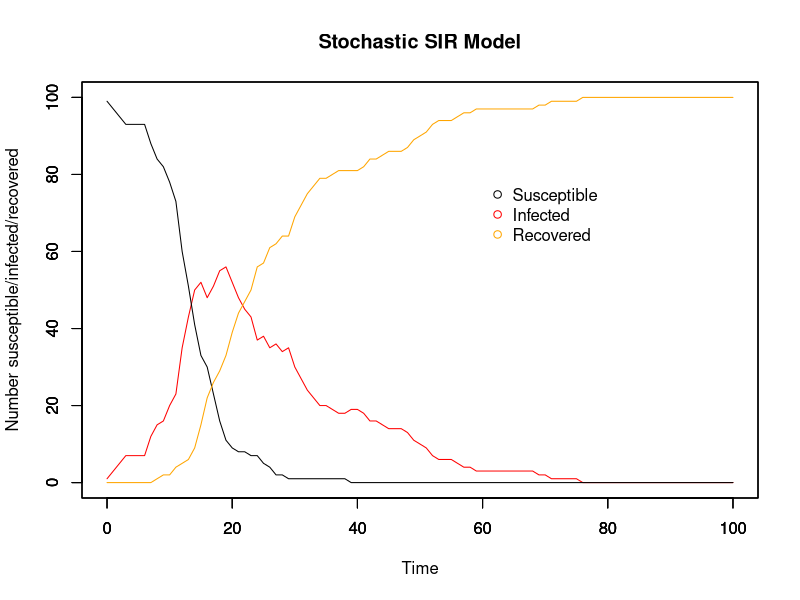
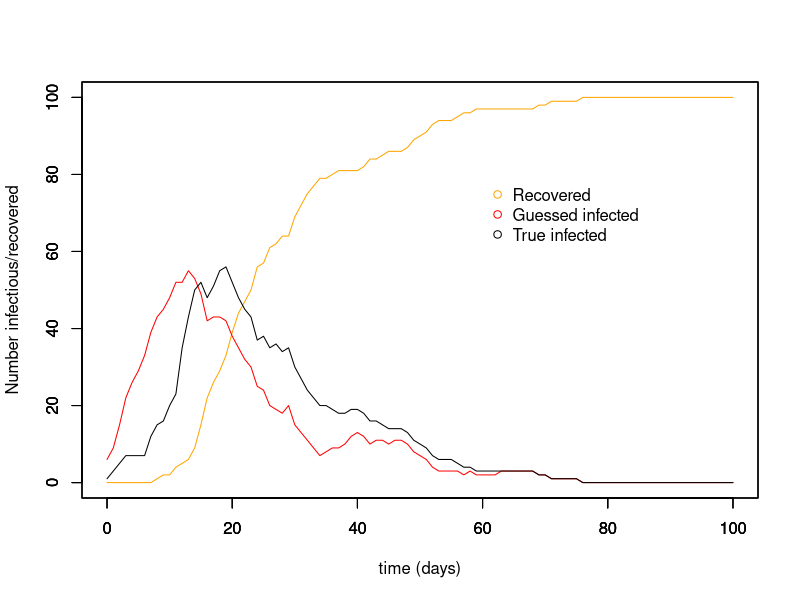
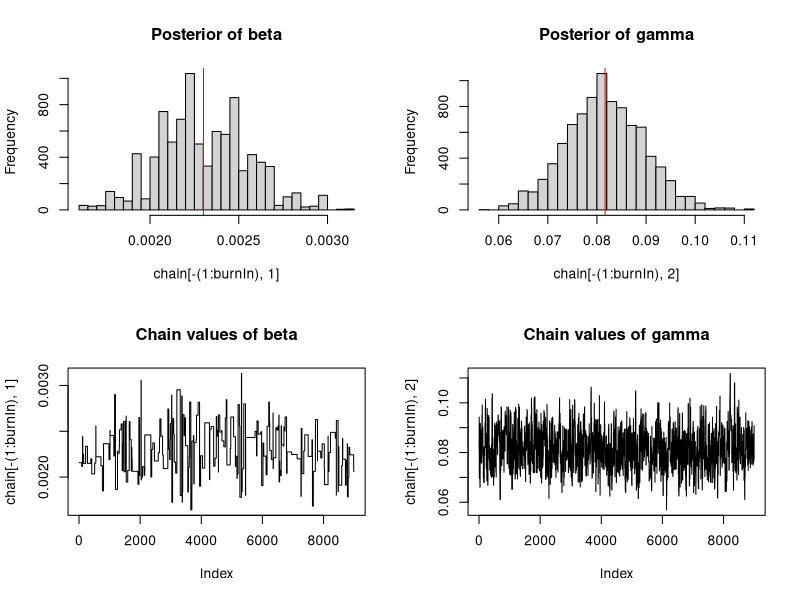
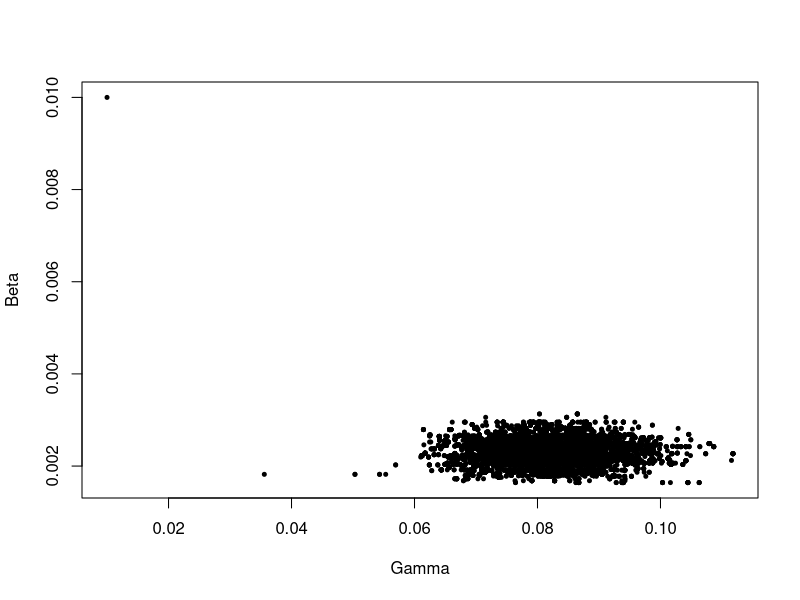
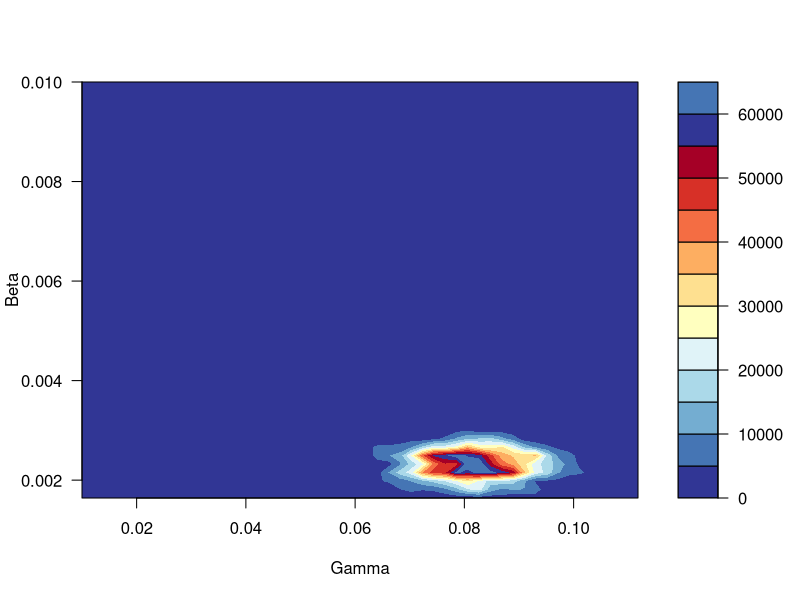

Source code (R) for these figures, in order:
# MCMC estimating stochastic processes
# 3 unknonws: beta, gamma, and the time of infection for each individual
# 17/11/17

##########################
## Input values for SIR ##
##########################

# Time
timestep <- 1
times <- seq(0, 100, by = timestep)

# Initial population: N-1 susceptible, 1 infectious, 0 recovered
init.values = c(
  S = 100-1,
  I = 1,
  R = 0
)
N = sum(init.values)

# Beta & gammma
beta <- 5e-3
gamma <- 8e-2
1/gamma

###############
## The model ##
###############

# Array for holding collective disease status information for whole period of time
data <- array(0, dim =c(length(times), length(init.values)+3))
data[,1] <- times # make first column the timesteps to make plotting easier later on

#set.seed(22) # other good ones: 7, 14, 22, 30

# For loops for calculating the numbers susceptible, infected, and recovered at each timepoint
for (time in times){
  if (time == 0){ # Set up the number of S/I/R at time 0
    data[1,2] <- init.values["S"] # number of susceptibles at time 0
    data[1,3] <- init.values["I"] # number of infecteds at time 0
    data[1,4] <- init.values["R"] # number of recovereds at time 0
    data[1,5] <- init.values["I"] # number newly infected at time 0
    data[1,6] <- init.values["R"] # number newly recovered at time 0
    
  } else{
    whole_time <- 1/timestep * time # makes time into the whole number that it corresponds to in the array
    #inf <- rbinom(1, size = data[whole_time,2], prob = foi_t) # number who become infected in this timestep
    #rec <- rbinom(1, size = data[whole_time,3], prob = r_t)# number who become recovered in this timestep
    
    inf <- rbinom(1, size = data[whole_time,2], (1-(exp(-beta*data[whole_time,3]*timestep)))) # number who become infected in this timestep
    rec <- rbinom(1, size = data[whole_time,3], (1-(exp(-gamma*timestep)))) # number who become recovered in this timestep
    
    data[whole_time+1,2] <- data[whole_time,2] - inf # number of susceptibles at other times
    
    data[whole_time+1,3] <- data[whole_time,3]  + inf - rec # number of infecteds at other times
    
    data[whole_time+1,4] <- data[whole_time,4] + rec # number of recovereds at other times
    
    data[whole_time+1,5] <- data[whole_time+1,3] - data[whole_time,3] + data[whole_time+1,4] - data[whole_time,4] # number of newly infected
    
    data[whole_time+1,6] <- data[whole_time+1,4] - data[whole_time,4] # number of newly recovered
  }
}

###############
## SIR plots ##
###############

run_stoch <- data.frame(data) # make array into a dataframe
colnames(run_stoch) <- c("time","S", "I", "R", "new_I", "new_R")

par(mfrow = c(1,1))

# Plot for SIR model
plot(x = run_stoch$time, y = run_stoch$I, type = "line", col = "red", ylim = c(0,N),
     xlab = "Time", ylab = "Number susceptible/infected/recovered", main = "Stochastic SIR Model")
par(new=T)
plot(x = run_stoch$time, y = run_stoch$S, type = "line", ylim = c(0,N), ylab = "", xlab = "") # add susceptible line
par(new=T)
plot(x = run_stoch$time, y = run_stoch$R, type = "line", col = "orange", ylim = c(0,N), ylab = "", xlab = "") # recovered

# Add legend
legend(60, 0.8*N, c("Susceptible", "Infected", "Recovered"), pch = 1, col = c("black", "red", "orange"), bty = "n")

# Plot for newly infected and newly recovered
# plot(x = run_stoch$time, y = run_stoch$new_I, type = "line", col = "red", ylim = c(0,max(run_stoch$new_I)),
#      xlab = "Time", ylab = "Number newly infected/recovered", main = "New infections/recoveries")
# par(new=T)
# plot(x = run_stoch$time, y = run_stoch$new_R, type = "line", col = "orange", ylim = c(0,max(run_stoch$new_I)), ylab = "", xlab = "") # add susceptible line

#################
## Guess new_I ##
#################

inf_period <- ceiling(1/gamma) # mean infectious period calculated from gamma

for (i in 1:nrow(run_stoch)){
run_stoch$guess_new_I[i] <- run_stoch$new_R[i+(inf_period/timestep)] # guess newly infected, translates days into no. of timesteps
run_stoch$guess_I[i] <- run_stoch$R[i+(inf_period/timestep)] - run_stoch$R[i]
run_stoch$guess_S[i] <- N - (run_stoch$R[i] + run_stoch$guess_I[i])
}
run_stoch[is.na(run_stoch)] <- 0

plot(run_stoch$time, run_stoch$R, ylim = c(0,N), type = "line", col = "orange", xlab = "time (days)", ylab = "Number infectious/recovered")
par(new=T)
plot(run_stoch$time, run_stoch$guess_I, ylim = c(0,N), type = "line", col = "red", xlab = " ", ylab = " ")
par(new=T)
plot(x = run_stoch$time, y = run_stoch$I, type = "line", col = "black", ylim = c(0,N), xlab = " ", ylab = " ")
legend(60, 0.8*N, c("Recovered", "Guessed infected", "True infected"), pch = 1, col = c("orange", "red", "black"), bty = "n")

##################################
## Likelihood, prior, posterior ##
##################################

# Likelihood distribution
likelihood <- function(param){
  beta = as.numeric(param[1])
  gamma = as.numeric(param[2])
  # inf = as.numeric(param[3])
  total = array(0, dim = (c(nrow(run_stoch))))
  
  for (i in 1:nrow(run_stoch)){
    betalikelihood = dbinom(run_stoch$guess_new_I[i+1], run_stoch$guess_S[i], (1-(exp(-beta*run_stoch$guess_I[i]*timestep))), log = T)
    gammalikelihood = dbinom(run_stoch$new_R[i+1], run_stoch$guess_I[i], (1-(exp(-gamma*timestep))), log = T)
    #print(betalikelihood)
    #print(gammalikelihood)
    # betalikelihood = dbinom(run_stoch$new_I[i+1], run_stoch$S[i], (1-(exp(-beta*run_stoch$I[i]*timestep))), log = T)
    # gammalikelihood = dbinom(run_stoch$new_R[i+1], run_stoch$I[i], (1-(exp(-gamma*timestep))), log = T)
    # inflikelihood = dgamma
    total[i] = betalikelihood + gammalikelihood # + inflikelihood
  }
  return(sum(total, na.rm = T))
}

# Prior distribution
prior <- function(param){
  beta = as.numeric(param[1])
  gamma = as.numeric(param[2])
  betaprior = dunif(beta, min = 0, max = 100, log = T)
  gammaprior = dunif(gamma, min = 0, max = 100, log = T)
  return(betaprior + gammaprior)
}

# Posterior distribution
posterior <- function(param){
  return (likelihood(param) + prior(param))
}

proposalfunction <- function(param){ 
  
  beta_prop = rnorm(1, mean = param[1], sd = 0.01)
  gamma_prop = rnorm(1, mean = param[2], sd = 0.01)
  # inf_list <- c(-1, 1)
  # inf <- sample(inf_list, 1)
  
  return(c(beta_prop, gamma_prop)) # , inf))
}

run_metropolis_MCMC <- function(startvalue, iterations){
  chain = array(dim = c(iterations+1,2))
  chain[1,] = startvalue
  for (i in 1:iterations){
    proposal = proposalfunction(chain[i,])
    
    if (proposal[1] < 0.0 & proposal[2] < 0.0 ){
      chain[i+1,] = chain[i,]
      
    } else if (proposal[1] < 0.0 & proposal[2] >= 0.0){
      proposal[1] = chain[i,1]
      probab = posterior(proposal) - posterior(chain[i,])
      # print(probab)
      if (log(runif(1)) < probab){
        chain[i+1,] = proposal
      }else{
        chain[i+1,] = chain[i,]
      }
      
    } else if (proposal[1] >= 0.0 & proposal[2] < 0.0){
      proposal[2] = chain[i,2]
      probab = posterior(proposal) - posterior(chain[i,])
      # print(probab)
      if (log(runif(1)) < probab){
        chain[i+1,] = proposal
      }else{
        chain[i+1,] = chain[i,]
      }
      
    } else{
      probab = posterior(proposal) - posterior(chain[i,])
      # print(probab)
      if (log(runif(1)) < probab){
        chain[i+1,] = proposal
      }else{
        chain[i+1,] = chain[i,]
      }
    }
  }
  return(chain)
}

# Where to start the chain
startvalue <- c(0.01,0.01)

# Number of runs
iterations = 10000
#set.seed(4)
chain <- run_metropolis_MCMC(startvalue, iterations)

# The beginning of the chain is biased towards the starting point, so take them out
# normally burnin is 10%-50% of the runs
burnIn = 0.1*iterations
acceptance <- 1-mean(duplicated(chain[-(1:burnIn),]))

################
## MCMC Plots ##
################

par(mfrow = c(2,2))

hist(chain[-(1:burnIn),1],nclass=30, main="Posterior of beta")
abline(v = mean(chain[-(1:burnIn),1]), col = "red")

hist(chain[-(1:burnIn),2],nclass=30, main="Posterior of gamma")
abline(v = mean(chain[-(1:burnIn),2]), col = "red")

plot(chain[-(1:burnIn),1], type = "l", main = "Chain values of beta")

plot(chain[-(1:burnIn),2], type = "l", main = "Chain values of gamma")

# Plot beta vs. gamma
par(mfrow = c(1,1))
library(RColorBrewer)
library(MASS)

plot(x = chain[,2], y = chain[,1], xlab = "Gamma", ylab = "Beta", pch = 20, cex = 0.8)
# abline(lm(chain[,1]~chain[,2]), col="red") # regression line

k <- 11
my.cols <- rev(brewer.pal(k, "RdYlBu"))
z <- kde2d(chain[,2], chain[,1], n=50)
filled.contour(z, nlevels=k, col=my.cols, xlab = "Gamma", ylab = "Beta")

########################################################################################################################

########################################################################################################################

# A method of randomly choosing -1 or +1 with equal probability
# inf_list <- c(-1, 1)
# sample(inf_list, 1)
